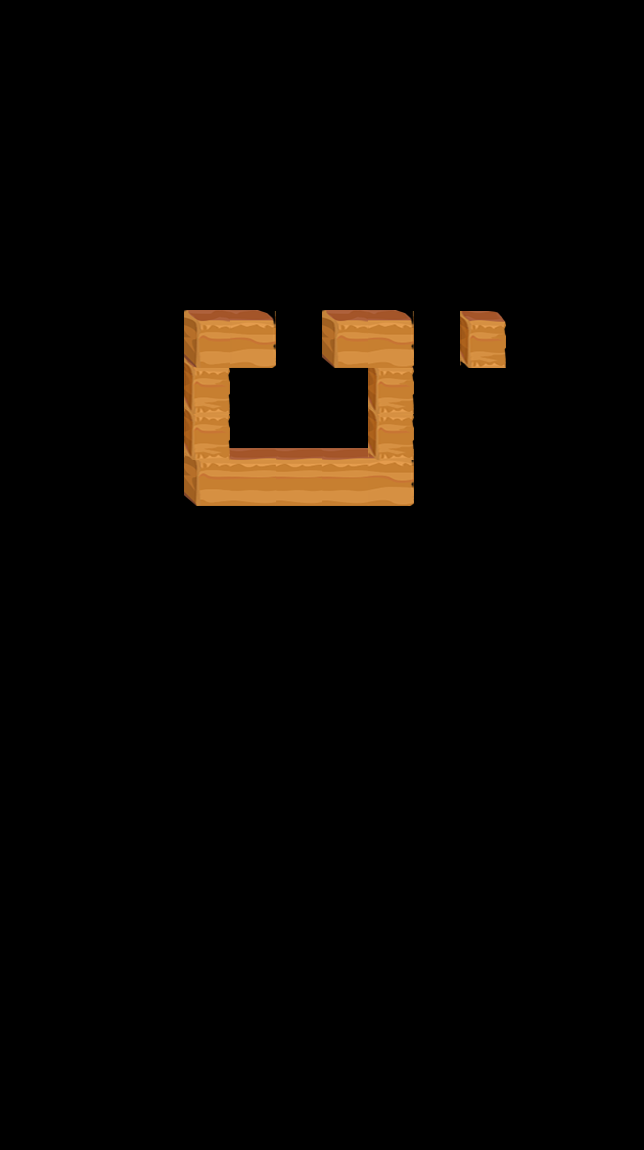

This is a level from a 2D game, rendered from its Tiled map with the project's own tilesets. A one-line summary and the map file follow, with tile-layer data summarised:
An orthogonal 14x25 tile map with 46x46 px tiles, 4 tile layers (layer1, layer2, layer3, layer4) and 23 objects (startPos1, startPos2, startPos3, apple, exit, ...).

<map version="1.0" orientation="orthogonal" renderorder="right-down" width="14" height="25" tilewidth="46" tileheight="46">
 <tileset firstgid="1" name="road" tilewidth="46" tileheight="58">
  <image source="road.png" width="184" height="58" />
 </tileset>
 <layer name="layer1" width="14" height="25">
  <data>[350 cells, 5 non-empty, 3 distinct tile ids]</data>
 </layer>
 <layer name="layer2" width="14" height="25">
  <data>[350 cells, 2 non-empty, 1 distinct tile ids]</data>
 </layer>
 <layer name="layer3" width="14" height="25">
  <data>[350 cells, 2 non-empty, 1 distinct tile ids]</data>
 </layer>
 <layer name="layer4" width="14" height="25">
  <data>[350 cells, 5 non-empty, 3 distinct tile ids]</data>
 </layer>
 <objectgroup name="objLayer">
  <object name="startPos1" x="205.333" y="297.667" />
  <object name="startPos2" x="162.667" y="299" />
  <object name="startPos3" x="162.667" y="344.333" />
  <object name="apple" x="298" y="435.333" />
  <object name="exit" x="482.333" y="392.667" />
 </objectgroup>
 <objectgroup name="tipsLayer">
  <object name="1" x="251" y="299">
   <properties>
    <property name="dir" value="right" />
   </properties>
   <ellipse />
  </object>
  <object name="2" x="293" y="298">
   <properties>
    <property name="dir" value="right" />
   </properties>
   <ellipse />
  </object>
  <object name="3" x="298" y="343">
   <properties>
    <property name="dir" value="down" />
   </properties>
   <ellipse />
  </object>
  <object name="4" x="300" y="393">
   <properties>
    <property name="dir" value="down" />
   </properties>
   <ellipse />
  </object>
  <object name="5" x="251" y="386">
   <properties>
    <property name="dir" value="left" />
   </properties>
   <ellipse />
  </object>
  <object name="6" x="253" y="438">
   <properties>
    <property name="dir" value="down" />
   </properties>
   <ellipse />
  </object>
  <object name="7" x="293" y="433">
   <properties>
    <property name="dir" value="right" />
   </properties>
   <ellipse />
  </object>
  <object name="8" x="344" y="433">
   <properties>
    <property name="dir" value="right" />
   </properties>
   <ellipse />
  </object>
  <object name="9" x="345" y="394">
   <properties>
    <property name="dir" value="up" />
   </properties>
   <ellipse />
  </object>
  <object name="10" x="307" y="382">
   <properties>
    <property name="dir" value="left" />
   </properties>
   <ellipse />
  </object>
  <object name="11" x="304" y="334">
   <properties>
    <property name="dir" value="up" />
   </properties>
   <ellipse />
  </object>
  <object name="12" x="304" y="295">
   <properties>
    <property name="dir" value="up" />
   </properties>
   <ellipse />
  </object>
  <object name="13" x="343" y="296">
   <properties>
    <property name="dir" value="right" />
   </properties>
   <ellipse />
  </object>
  <object name="14" x="385" y="296">
   <properties>
    <property name="dir" value="right" />
   </properties>
   <ellipse />
  </object>
  <object name="15" x="433" y="297">
   <properties>
    <property name="dir" value="right" />
   </properties>
   <ellipse />
  </object>
  <object name="16" x="435" y="350">
   <properties>
    <property name="dir" value="down" />
   </properties>
   <ellipse />
  </object>
  <object name="17" x="438" y="390">
   <properties>
    <property name="dir" value="down" />
   </properties>
   <ellipse />
  </object>
  <object name="18" x="486" y="392">
   <properties>
    <property name="dir" value="right" />
   </properties>
   <ellipse />
  </object>
 </objectgroup>
</map>
